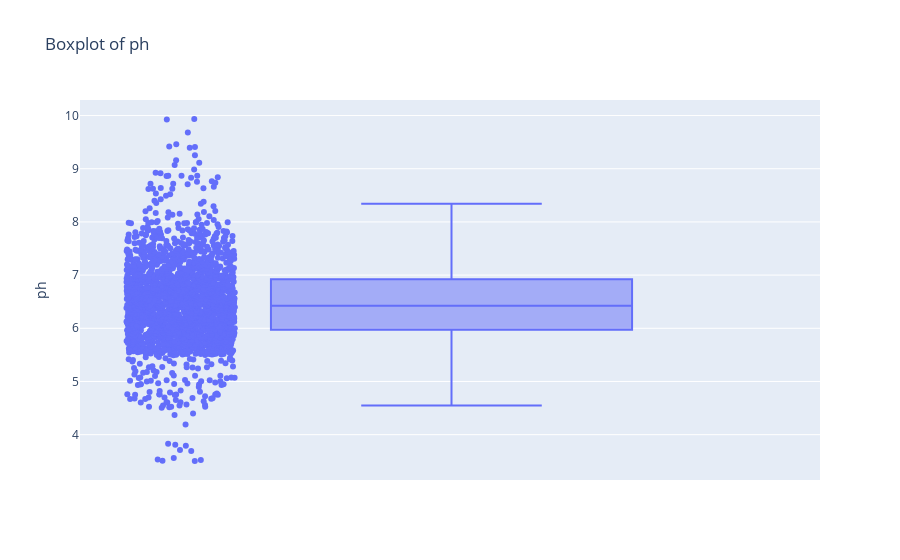

Source (notebook cell):
### Code cell
fig= px.box(data, y="ph",points="all",title="Boxplot of ph")
fig.show()

### Figure 1 — Plotly figure (JSON) as saved in the notebook; plotly's stock layout.template omitted (floating-point values rounded to 4 significant figures; data arrays with more than 128 entries replaced by an {"elided": "..."} marker saying what was removed)
{"data": [{"alignmentgroup": "True", "boxpoints": "all", "hovertemplate": "ph=%{y}<extra></extra>", "legendgroup": "", "marker": {"color": "#636efa"}, "name": "", "notched": false, "offsetgroup": "", "orientation": "v", "showlegend": false, "type": "box", "x0": " ", "xaxis": "x", "y": {"elided": "2200 float values"}, "y0": " ", "yaxis": "y"}], "layout": {"boxmode": "group", "legend": {"tracegroupgap": 0}, "title": {"text": "Boxplot of ph"}, "xaxis": {"anchor": "y", "domain": [0, 1]}, "yaxis": {"anchor": "x", "domain": [0, 1], "title": {"text": "ph"}}}}
